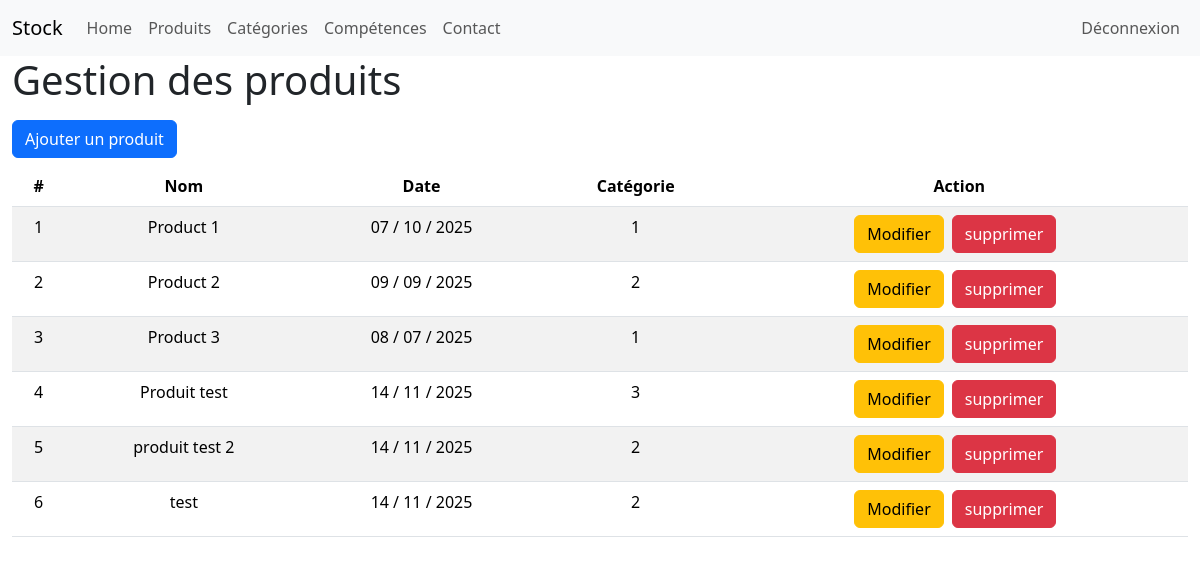
/admin/products.php (signed in), run on an earlier commit of the app's database.
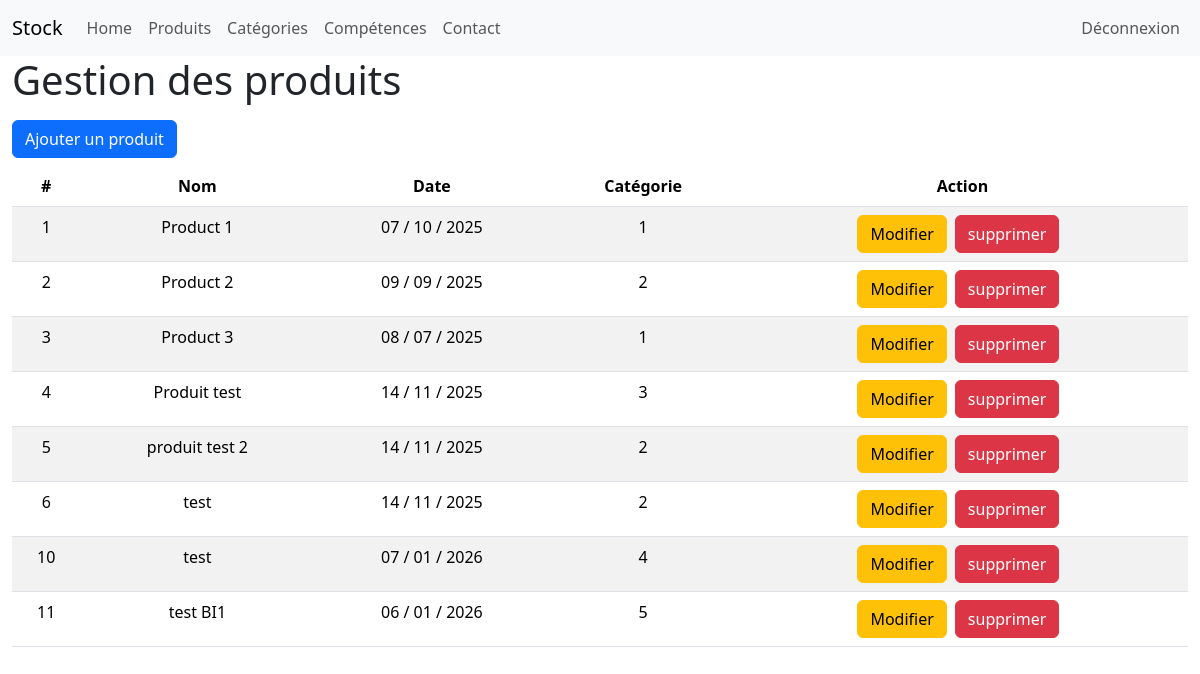
And on a later commit of the database.
### tables this page shows
CREATE TABLE IF NOT EXISTS `products` (
  `id` int NOT NULL AUTO_INCREMENT,
  `name` varchar(100) NOT NULL,
  `date` date NOT NULL,
  `category` int NOT NULL,
  `description` text NOT NULL,
  `cover` varchar(255) NOT NULL,
  PRIMARY KEY (`id`)
);

### admin/products.php (the view, shortened to what this page needs)
<?php
    require "../config/connexion.php";
?>
<!DOCTYPE html>
<html lang="en">
<head>
    <link href="https://cdn.jsdelivr.net/npm/bootstrap@5.3.8/dist/css/bootstrap.min.css" rel="stylesheet">
    <link rel="stylesheet" href="style.css">
</head>
<body>
    <?php
        include("partials/nav.php");
    ?>
    <div class="container-fluid">
        <h1>Gestion des produits</h1>
        <a href="addProduct.php" class="btn btn-primary my-2">Ajouter un produit</a>
        <table class="table table-striped">
            <thead>
                <tr class="text-center">
                    <th>#</th>
                    <th>Nom</th>
                    <th>Date</th>
                    <th>Catégorie</th>
                    <th>Action</th>
                </tr>
            </thead>
            <tbody>
                <?php
                    $products = $bdd->query("SELECT id, name, category, DATE_FORMAT(date,'%d / %m / %Y') AS mydate FROM products");
                    while($donProd = $products->fetch())
                    {
                        echo '<tr class="text-center">';
                            echo '<td>'.$donProd['id'].'</td>';
                            echo '<td>'.$donProd['name'].'</td>';
                            echo '<td>'.$donProd['mydate'].'</td>';
                            echo '<td>'.$donProd['category'].'</td>';
                            echo '<td>';
                                echo '<a href="updateProduct.php?id='.$donProd['id'].'" class="btn btn-warning">Modifier</a>';
                                echo '<button type="button" class="btn btn-danger mx-2" data-bs-toggle="modal" data-bs-target="#deleteModal'.$donProd['id'].'">
  supprimer
</button>';
                            echo '</td>';
                        echo '</tr>';
                    }
                ?>
            </tbody>
        </table>
    </div>
</body>
</html>

What changed in the data, as far as the page shows it:
added products: id "10", name "test", mydate "07 / 01 / 2026", category "4"
added products: id "11", name "test BI1", mydate "06 / 01 / 2026", category "5"
